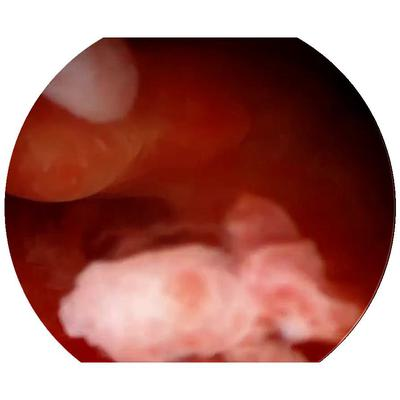
#> input picture up4/test/polyp/1002.jpg, 400 x 400 px, found by its file name; its folder holds only this picture in this run
$ jupyter execute --allow-errors polyps_classification_lbp_sift_thres_bil.ipynb
#> lines starting #> are read from the running program, lines starting #| are printed output that depends on the picture; after the words box and inside, x2 and y2 are one past the last pixel; in counts of white or black regions, pixels touching at a corner belong together
[cell 1]
import os
import cv2
import numpy as np
import torch
import torch.nn as nn
import torch.optim as optim
from torch.utils.data import Dataset, DataLoader
from sklearn.metrics import accuracy_score, precision_score, recall_score, f1_score
from sklearn.preprocessing import StandardScaler
from skimage.feature import local_binary_pattern
import itertools
from sklearn.metrics import confusion_matrix
import matplotlib.pyplot as plt
import seaborn as sns

# Define the FCNN model
class FCNN(nn.Module):
    def __init__(self, input_size, hidden_size, num_classes):
        super(FCNN, self).__init__()
        self.fc1 = nn.Linear(input_size, hidden_size)
        self.fc2 = nn.Linear(hidden_size, num_classes)

    def forward(self, x):
        x = torch.relu(self.fc1(x))
        x = self.fc2(x)
        return x

# Constants
torch.manual_seed(42)
#> (this line was passed over: torch is not available in this run)
np.random.seed(42)

img_size = 250
num_classes = 2
class_folders = ['polyp', 'uterus']

# Dataset definition
class PolypDataset(Dataset):
    def __init__(self, features, labels):
        self.features = features
        self.labels = labels

    def __len__(self):
        return len(self.features)

    def __getitem__(self, index):
        x = self.features[index]
        y = self.labels[index]
        return x, y

def preprocess_image(image_path):
    img = cv2.imread(image_path)
#> img is the input picture: shape (400, 400, 3); mean B, G, R 109.1, 115.7, 169.2

    # Check if the image loaded successfully
    if img is None:
        return None

    # Bilateral Filtering for Image Denoising
    img = cv2.bilateralFilter(img, 9, 75, 75)

    # Convert the image to grayscale
    gray = cv2.cvtColor(img, cv2.COLOR_BGR2GRAY)
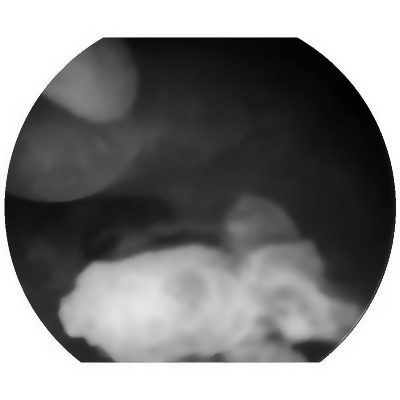
#> gray: shape (400, 400); min 1, max 255, mean 131

    # Apply Thresholding
    _, thresh = cv2.threshold(gray, 127, 255, cv2.THRESH_BINARY)
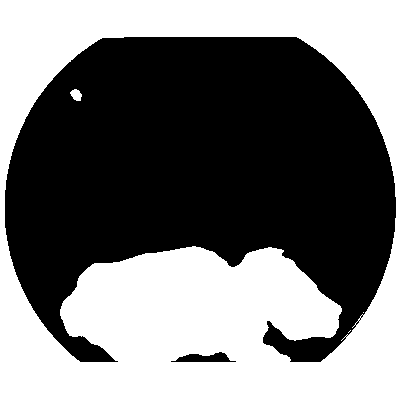
#> thresh: shape (400, 400); 46.4% white; 4 white regions (2 under 20 px), largest, box (x1, y1, x2, y2) and area: (0, 0, 400, 400) 74162, (70, 89, 82, 101) 100

    img = cv2.resize(thresh, (img_size, img_size))
#> img: shape (250, 250)
    return img

def calculate_lbp_features(img):
    lbp_radius = 3
    lbp_points = 8 * lbp_radius
    lbp = local_binary_pattern(img, lbp_points, lbp_radius, method='uniform')
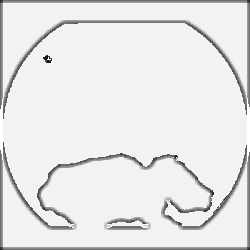
#> lbp: shape (250, 250) float64; min 4, max 25, mean 23; drawn with min black and max white
    return lbp.flatten()

def extract_sift_features(img):
    sift = cv2.SIFT_create()
    _, descriptors = sift.detectAndCompute(img, None)  # use img directly as it's already grayscale
    if descriptors is None:
        descriptors = np.zeros((1, 128))

    # Flatten and ensure the descriptor is of length 1000
    descriptors_flat = descriptors.flatten()
#> descriptors_flat = 9088 values, max 202 at index 7816, min 0 at index 0, mean 18.46

    # Check the length of descriptors_flat before padding or truncating
    if len(descriptors_flat) >= 1000:
        padded_descriptors = descriptors_flat[:1000]
#> padded_descriptors = 1000 values, max 193 at index 144, min 0 at index 0, mean 16.89
    else:
        padded_descriptors = np.pad(descriptors_flat, (0, 1000 - len(descriptors_flat)), mode='constant')

    return padded_descriptors


# Load images and extract features
def load_data_from_folder(folder):
    data = []
    labels = []
    valid_extensions = ['.jpg', '.jpeg', '.png', '.bmp', '.tiff']  # Define the valid extensions here
    for i, class_folder in enumerate(class_folders):
        class_path = os.path.join(folder, class_folder)
        for image_name in os.listdir(class_path):
            if any(image_name.lower().endswith(ext) for ext in valid_extensions):  # Check the file extension
                image_path = os.path.join(class_path, image_name)
                img = preprocess_image(image_path)
                if img is None:
                    continue
                lbp_features = calculate_lbp_features(img)
                sift_features = extract_sift_features(img)
#> sift_features has the same summary as padded_descriptors in extract_sift_features
                features = np.concatenate((lbp_features, sift_features))
                data.append(features)
                labels.append(i)
    return data, labels

# New Path: "/Users/ummefahmidaakter/Desktop/Completed Assessments/Dissertation/dissertation_project/up4"
# If any error occurs while running this code, it mostly could be bacause of incorrect root path

#> (the rest of this cell did not finish here and is left out)
